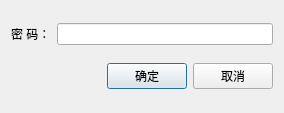
<?xml version="1.0" encoding="UTF-8"?>
<ui version="4.0">
 <class>ShowPassWord</class>
 <widget class="QDialog" name="ShowPassWord">
  <property name="geometry">
   <rect>
    <x>0</x>
    <y>0</y>
    <width>284</width>
    <height>113</height>
   </rect>
  </property>
  <property name="sizePolicy">
   <sizepolicy hsizetype="Fixed" vsizetype="Fixed">
    <horstretch>0</horstretch>
    <verstretch>0</verstretch>
   </sizepolicy>
  </property>
  <property name="windowTitle">
   <string>Dialog</string>
  </property>
  <layout class="QHBoxLayout" name="horizontalLayout_3">
   <item>
    <layout class="QVBoxLayout" name="verticalLayout">
     <item>
      <layout class="QHBoxLayout" name="horizontalLayout">
       <item>
        <widget class="QLabel" name="label">
         <property name="text">
          <string>密 码：</string>
         </property>
        </widget>
       </item>
       <item>
        <widget class="QLineEdit" name="lineEditPwd"/>
       </item>
      </layout>
     </item>
     <item>
      <layout class="QHBoxLayout" name="horizontalLayout_2">
       <item>
        <spacer name="horizontalSpacer">
         <property name="orientation">
          <enum>Qt::Horizontal</enum>
         </property>
         <property name="sizeHint" stdset="0">
          <size>
           <width>40</width>
           <height>20</height>
          </size>
         </property>
        </spacer>
       </item>
       <item>
        <widget class="QPushButton" name="pushButtonYes">
         <property name="text">
          <string>确定</string>
         </property>
        </widget>
       </item>
       <item>
        <widget class="QPushButton" name="pushButtonCancel">
         <property name="text">
          <string>取消</string>
         </property>
        </widget>
       </item>
      </layout>
     </item>
    </layout>
   </item>
  </layout>
 </widget>
 <resources/>
 <connections/>
</ui>
